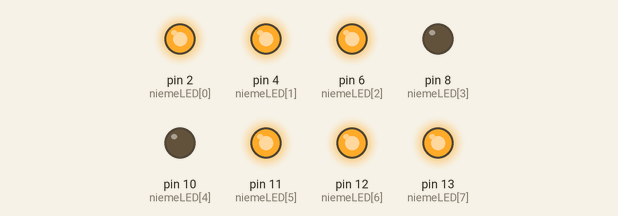
Recording of a sketch running on a simulated Arduino Uno, built with avr-gcc and run on an emulated ATmega328P. Shown: output pins drawn as LEDs (lit = HIGH).

Above: at 0.2 s.
At 5.0 s:
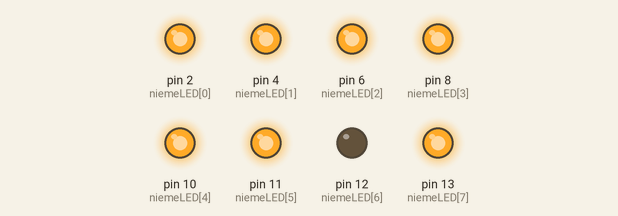
At 9.8 s:
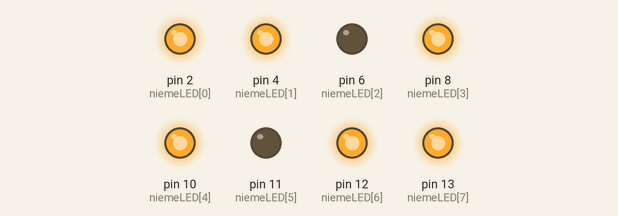
At 20.2 s:
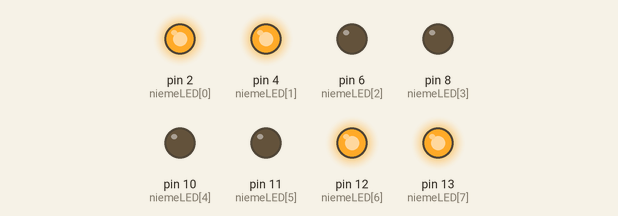
At 29.8 s:
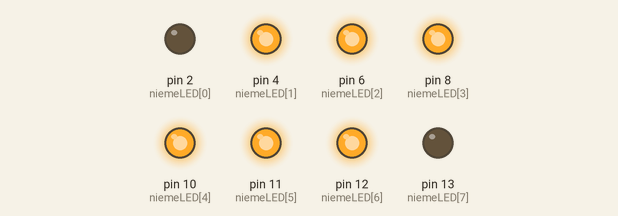
At 39.8 s:
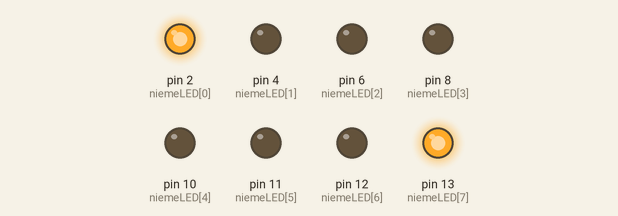
Timing chart, 0 to 40.0 s (numbered marks = the images above):
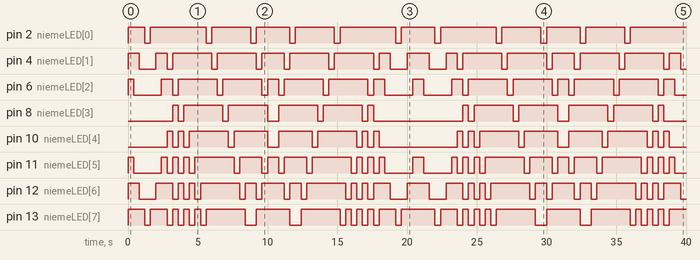

Measured:
- by itself, pin 2 (niemeLED[0]): HIGH → LOW at 1.2 s, → HIGH 0.40 s later, → LOW 4.0 s later, → HIGH 0.40 s later, … (22 changes in this stretch)
- by itself, pin 4 (niemeLED[1]): HIGH → LOW at 0.80 s, → HIGH 1.2 s later, → LOW 0.80 s later, → HIGH 0.40 s later, … (31 changes in this stretch)
- by itself, pin 6 (niemeLED[2]): HIGH → LOW at 0.40 s, → HIGH 2.0 s later, → LOW 0.80 s later, → HIGH 0.40 s later, … (31 changes in this stretch)
- by itself, pin 8 (niemeLED[3]): LOW → HIGH at 3.2 s, → LOW 0.40 s later, → HIGH 0.40 s later, → LOW 2.8 s later, … (24 changes in this stretch)
- by itself, pin 10 (niemeLED[4]): LOW → HIGH at 2.8 s, → LOW 0.40 s later, → HIGH 0.40 s later, → LOW 0.40 s later, … (32 changes in this stretch)
- by itself, pin 11 (niemeLED[5]): HIGH → LOW at 0.40 s, → HIGH 2.0 s later, → LOW 0.40 s later, → HIGH 0.40 s later, … (47 changes in this stretch)
- by itself, pin 12 (niemeLED[6]): HIGH → LOW at 0.80 s, → HIGH 1.2 s later, → LOW 1.2 s later, → HIGH 0.40 s later, … (47 changes in this stretch)
- by itself, pin 13 (niemeLED[7]): HIGH → LOW at 1.2 s, → HIGH 0.40 s later, → LOW 1.2 s later, → HIGH 0.40 s later, … (46 changes in this stretch)

The sketch:

huitLED.ino
```cpp
int niemeLED[8]= {2,4,6,8,10,11,12,13};
boolean ledAllumees[26][8]={
  1,1,1,0,0,1,1,1, //0
  1,1,0,0,0,0,1,1, //1
  1,0,0,0,0,0,0,1, //2
  0,0,0,0,0,0,0,0, //3
  1,0,0,0,0,0,0,1, //4
  1,1,0,0,0,0,1,1, //5
  1,1,1,0,0,1,1,1, //6
  1,0,1,0,1,0,1,0, //7
  1,1,0,1,0,1,0,1, //8        //1 = LED Eteinte
  1,1,1,0,1,0,1,0, //9        //0 = LED Allumée
  1,1,1,1,0,1,0,1, //10
  1,1,1,1,1,0,1,0, //11
  1,1,1,1,1,1,0,1, //12
  1,1,1,1,1,1,1,0, //13
  0,1,1,1,1,1,1,1, //14
  1,0,1,1,1,1,1,1, //15
  1,1,0,1,1,1,1,1, //16
  1,1,1,0,1,1,1,1, //17
  1,1,1,1,0,1,1,1, //18
  1,1,1,1,1,0,1,1, //19
  1,1,1,1,1,1,0,1, //20
  1,1,1,1,1,1,1,0, //21
  0,1,1,1,1,1,1,0, //22
  1,0,1,1,1,1,0,1, //23
  1,1,0,1,1,0,1,1, //24
  1,1,1,0,0,1,1,1}; //25
int led;
int rangee;
int boolLED;
boolean TEST = false;
boolean REAL = true;

void setup() {
  for (led = 0; led < 8; led++){
    pinMode(niemeLED[led], OUTPUT);
    digitalWrite(niemeLED[led],HIGH);
  }
}//void setup
/*
NB: Etant donné que le montage part de la borne +5V
 pour aller vers les ports correpondants à chaque LED
 ces dernieres s'allument quand digitalWrite -> LOW
 et
 s'eteingnent quand digitalWrite -> HIGH.

 Quand un port envoie du courant, quand la fonction
 digitalWrite est sur HIGH, ce courant s'oppose au courant
 emis par la borne +5V, il n'y a donc pas de diffenrence de
 potentiel => la LED ne s'allume pas
*/
void loop() {
  if (REAL){
    //1ere combinaison (ledAllumées haut -> bas)
    for (rangee = 0 ; rangee < 26 ; rangee++){
      for(boolLED = 0 ; boolLED < 8 ; boolLED++){
        digitalWrite(niemeLED[boolLED],
                    ledAllumees[rangee][boolLED]);
      }
      delay(400);
    }

    //2eme combinaison (ledAllumées bas -> haut )
    for (rangee = 25 ; rangee >= 0  ; rangee--){
      for(boolLED = 0 ; boolLED < 8 ; boolLED++){
        digitalWrite(niemeLED[boolLED],
                    ledAllumees[rangee][boolLED]);
      }
      delay(400);
    }
  } //REAL

  if (TEST){
    for (led = 0; led < 8 ; led++ ){
      digitalWrite(niemeLED[led],LOW);
    }
    delay(500);
    for (led = 0; led < 8 ; led++ ){
      digitalWrite(niemeLED[led],HIGH);
    }
    delay(500);
    }// TEST
}//void loop
```
